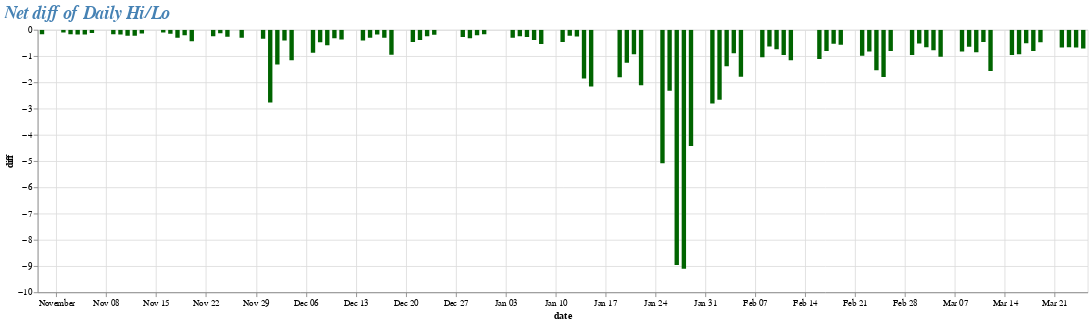

Notebook cell for this chart:
### Code cell
chart3 = alt.Chart(df_hilo).mark_bar().encode(
    x="date:T",
    y="diff:Q",
    tooltip=['diff','date:T'],
    color=alt.condition(
        alt.datum.diff > 0,
        alt.value("steelblue"),  # The positive color
        alt.value("darkgreen")  # The negative color
    )
).properties(width=1200, title='Net diff of Daily Hi/Lo').interactive()
chart3.configure_title(
    fontSize=20,
    font='Palatino Linotype',
    fontStyle='italic',
    anchor='start',
    color='steelblue'
)

### Figure 1 — Vega-Lite specification as saved in the notebook (floating-point values rounded to 4 significant figures)
{"config": {"view": {"continuousWidth": 400, "continuousHeight": 300}, "title": {"anchor": "start", "color": "steelblue", "font": "Palatino Linotype", "fontSize": 20, "fontStyle": "italic"}}, "data": {"name": "data-0d193ff01bb1501affd1367f3b489341"}, "mark": "bar", "encoding": {"color": {"condition": {"value": "steelblue", "test": "(datum.diff > 0)"}, "value": "darkgreen"}, "tooltip": [{"type": "quantitative", "field": "diff"}, {"type": "temporal", "field": "date"}], "x": {"type": "temporal", "field": "date"}, "y": {"type": "quantitative", "field": "diff"}}, "selection": {"selector009": {"type": "interval", "bind": "scales", "encodings": ["x", "y"]}}, "title": "Net diff of Daily Hi/Lo", "width": 1200, "$schema": "https://vega.github.io/schema/vega-lite/v4.8.1.json", "datasets": {"data-0d193ff01bb1501affd1367f3b489341": [{"date": "2021-03-25", "diff": -0.7164}, {"date": "2021-03-24", "diff": -0.675}, {"date": "2021-03-23", "diff": -0.67}, {"date": "2021-03-22", "diff": -0.68}, {"date": "2021-03-19", "diff": -0.48}, {"date": "2021-03-18", "diff": -0.81}, {"date": "2021-03-17", "diff": -0.51}, {"date": "2021-03-16", "diff": -0.9317}, {"date": "2021-03-15", "diff": -0.965}, {"date": "2021-03-12", "diff": -1.57}, {"date": "2021-03-11", "diff": -0.4639}, {"date": "2021-03-10", "diff": -0.86}, {"date": "2021-03-09", "diff": -0.65}, {"date": "2021-03-08", "diff": -0.8301}, {"date": "2021-03-05", "diff": -1.03}, {"date": "2021-03-04", "diff": -0.78}, {"date": "2021-03-03", "diff": -0.6686}, {"date": "2021-03-02", "diff": -0.52}, {"date": "2021-03-01", "diff": -0.96}, {"date": "2021-02-26", "diff": -0.81}, {"date": "2021-02-25", "diff": -1.8}, {"date": "2021-02-24", "diff": -1.539}, {"date": "2021-02-23", "diff": -0.83}, {"date": "2021-02-22", "diff": -0.99}, {"date": "2021-02-19", "diff": -0.57}, {"date": "2021-02-18", "diff": -0.53}, {"date": "2021-02-17", "diff": -0.81}, {"date": "2021-02-16", "diff": -1.11}, {"date": "2021-02-12", "diff": -1.165}, {"date": "2021-02-11", "diff": -0.958}, {"date": "2021-02-10", "diff": -0.74}, {"date": "2021-02-09", "diff": -0.6401}, {"date": "2021-02-08", "diff": -1.05}, {"date": "2021-02-05", "diff": -1.79}, {"date": "2021-02-04", "diff": -0.895}, {"date": "2021-02-03", "diff": -1.39}, {"date": "2021-02-02", "diff": -2.67}, {"date": "2021-02-01", "diff": -2.81}, {"date": "2021-01-29", "diff": -4.43}, {"date": "2021-01-28", "diff": -9.1}, {"date": "2021-01-27", "diff": -8.96}, {"date": "2021-01-26", "diff": -2.32}, {"date": "2021-01-25", "diff": -5.09}, {"date": "2021-01-22", "diff": -2.11}, {"date": "2021-01-21", "diff": -0.935}, {"date": "2021-01-20", "diff": -1.26}, {"date": "2021-01-19", "diff": -1.81}, {"date": "2021-01-15", "diff": -2.16}, {"date": "2021-01-14", "diff": -1.86}, {"date": "2021-01-13", "diff": -0.26}, {"date": "2021-01-12", "diff": -0.23}, {"date": "2021-01-11", "diff": -0.47}, {"date": "2021-01-08", "diff": -0.5396}, {"date": "2021-01-07", "diff": -0.395}, {"date": "2021-01-06", "diff": -0.28}, {"date": "2021-01-05", "diff": -0.245}, {"date": "2021-01-04", "diff": -0.3049}, {"date": "2020-12-31", "diff": -0.17}, {"date": "2020-12-30", "diff": -0.21}, {"date": "2020-12-29", "diff": -0.325}, {"date": "2020-12-28", "diff": -0.28}, {"date": "2020-12-24", "diff": -0.19}, {"date": "2020-12-23", "diff": -0.25}, {"date": "2020-12-22", "diff": -0.39}, {"date": "2020-12-21", "diff": -0.47}, {"date": "2020-12-18", "diff": -0.95}, {"date": "2020-12-17", "diff": -0.305}, {"date": "2020-12-16", "diff": -0.18}, {"date": "2020-12-15", "diff": -0.305}, {"date": "2020-12-14", "diff": -0.405}, {"date": "2020-12-11", "diff": -0.37}, {"date": "2020-12-10", "diff": -0.32}, {"date": "2020-12-09", "diff": -0.59}, {"date": "2020-12-08", "diff": -0.48}, {"date": "2020-12-07", "diff": -0.88}, {"date": "2020-12-04", "diff": -1.16}, {"date": "2020-12-03", "diff": -0.405}, {"date": "2020-12-02", "diff": -1.32}, {"date": "2020-12-01", "diff": -2.77}, {"date": "2020-11-30", "diff": -0.34}, {"date": "2020-11-27", "diff": -0.305}, {"date": "2020-11-25", "diff": -0.265}, {"date": "2020-11-24", "diff": -0.135}, {"date": "2020-11-23", "diff": -0.245}, {"date": "2020-11-20", "diff": -0.44}, {"date": "2020-11-19", "diff": -0.205}, {"date": "2020-11-18", "diff": -0.3}, {"date": "2020-11-17", "diff": -0.15}, {"date": "2020-11-16", "diff": -0.1}, {"date": "2020-11-13", "diff": -0.14}, {"date": "2020-11-12", "diff": -0.23}, {"date": "2020-11-11", "diff": -0.23}, {"date": "2020-11-10", "diff": -0.185}, {"date": "2020-11-09", "diff": -0.1678}, {"date": "2020-11-06", "diff": -0.1277}, {"date": "2020-11-05", "diff": -0.18}, {"date": "2020-11-04", "diff": -0.185}, {"date": "2020-11-03", "diff": -0.17}, {"date": "2020-11-02", "diff": -0.1}, {"date": "2020-10-30", "diff": -0.1678}]}}
